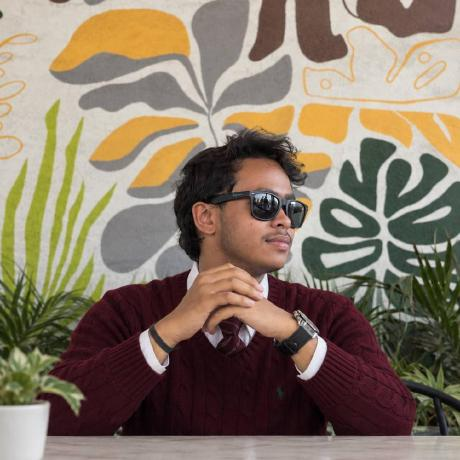
#> input picture source-photo.jpg, 460 x 460 px
$ python prep_photo.py
#> lines starting #> are read from the running program, lines starting #| are printed output that depends on the picture
#!/usr/bin/env python3
"""
Prepare a photo for clean ASCII conversion:
  1. Grayscale conversion
  2. Bilateral filter smoothing to reduce texture/camera noise
  3. CLAHE (Contrast-Limited Adaptive Histogram Equalization) for crisp face features
  4. Subtle edge enhancement so eyes, hair, and contours stay distinct
  5. Save as source-prepped.png

Usage:
  python scripts/prep_photo.py [input.jpg/png] [output.png]
"""
import os
import sys
import cv2
import numpy as np
from PIL import Image

HERE = os.path.dirname(os.path.abspath(__file__))
INP = sys.argv[1] if len(sys.argv) > 1 else os.path.join(HERE, "..", "source-photo.jpg")
OUT = sys.argv[2] if len(sys.argv) > 2 else os.path.join(HERE, "..", "source-prepped.png")

if not os.path.exists(INP):
    print(f"Error: input photo {INP} not found", file=sys.stderr)
    sys.exit(1)

# Load image
img = cv2.imread(INP)
#> img is the input picture: shape (460, 460, 3); mean B, G, R 103.2, 120, 135.2
if img is None:
    print(f"Error: could not read image {INP}", file=sys.stderr)
    sys.exit(1)

# Square center-crop if not already square
h, w = img.shape[:2]
#> h = 460; w = 460
min_side = min(h, w)
#> min_side = 460
cy, cx = h // 2, w // 2
#> cy = 230; cx = 230
crop = img[cy - min_side//2 : cy + min_side//2, cx - min_side//2 : cx + min_side//2]
crop = cv2.resize(crop, (600, 600), interpolation=cv2.INTER_AREA)

# Grayscale
gray = cv2.cvtColor(crop, cv2.COLOR_BGR2GRAY)
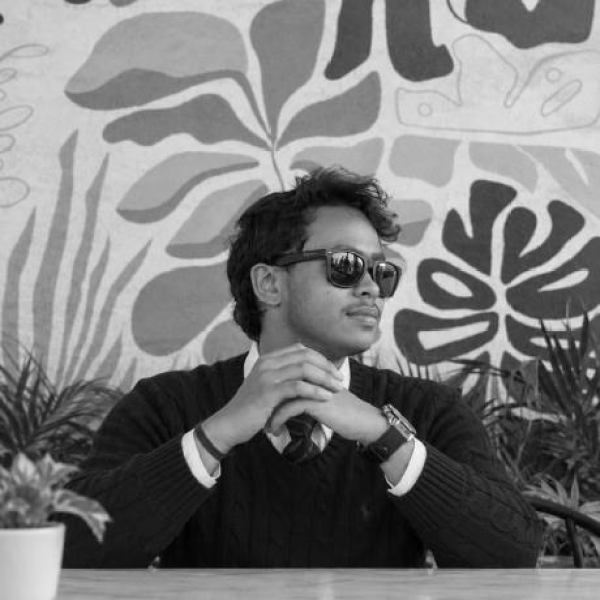
#> gray: shape (600, 600); min 0, max 254, mean 122.5

# Bilateral smoothing (preserves edges, removes grain)
smooth = cv2.bilateralFilter(gray, d=9, sigmaColor=50, sigmaSpace=9)

# CLAHE for local contrast
clahe = cv2.createCLAHE(clipLimit=2.5, tileGridSize=(8, 8))
enhanced = clahe.apply(smooth)
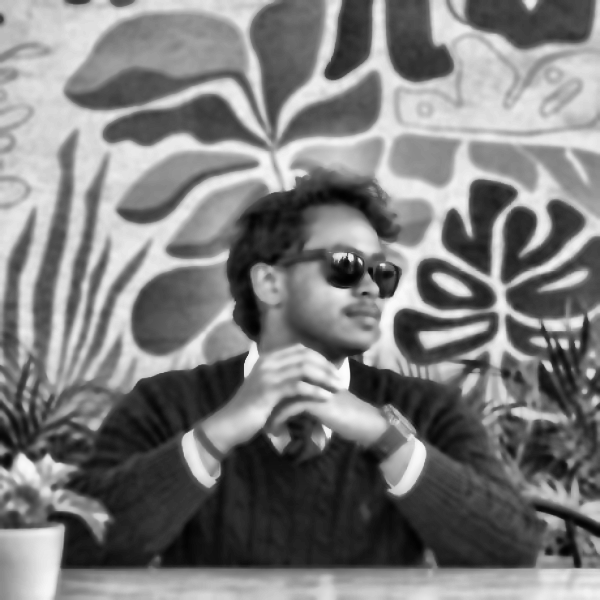
#> enhanced: shape (600, 600); min 2, max 253, mean 124.8

# Subtle edge sharpening
blur = cv2.GaussianBlur(enhanced, (0, 0), 1.5)
sharp = cv2.addWeighted(enhanced, 1.4, blur, -0.4, 0)

# Save prepped image
cv2.imwrite(OUT, sharp)
print(f"Prepped photo saved to {OUT} ({sharp.shape[1]}x{sharp.shape[0]})")
#| Prepped photo saved to scripts/../source-prepped.png (600x600)
